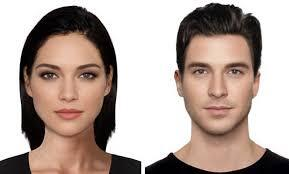
#> input picture 인식부분py파일/image/image.jpg, 289 x 174 px, given in place of the camera
$ python detection_video.py
#> lines starting #> are read from the running program, lines starting #| are printed output that depends on the picture; after the words box and inside, x2 and y2 are one past the last pixel; in counts of white or black regions, pixels touching at a corner belong together
#> further down, frame is the input picture: shape (174, 289, 3); mean B, G, R 156.4, 164.3, 180.9
import numpy as np
import cv2

face_cascade_name = "./harr/haarcascade_frontalface_alt.xml"
eyes_cascade_name = "./harr/haarcascade_eye.xml"


def detectAndDisplay(frame) :
    frame_gray = cv2.cvtColor(frame, cv2.COLOR_BGR2GRAY)
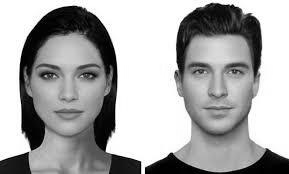
#> frame_gray: shape (174, 289); min 0, max 255, mean 168.4
    frame_gray = cv2.equalizeHist(frame_gray)
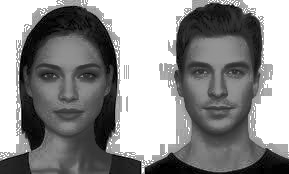
#> frame_gray: shape (174, 289); min 0, max 255, mean 141

    faces = face_cascade.detectMultiScale(frame_gray)
#> faces = [[174, 38, 88, 88], [25, 40, 89, 89]]

    for (x,y,w,h) in faces :
#       center = (x + w//2 , y + h //2 )
        frame = cv2.rectangle(frame, (x,y) , (x+w,y+h),(0,0,255),4)
        faceGOT = frame_gray[y:y+h,x:x+w]
        eyes  = eyes_cascade.detectMultiScale(faceGOT)
        for (x2,y2,w2,h2) in eyes :
            eye_center = (x + x2 + w2//2 , y + y2 + h2//2)
            radius = int(round((w2+h2)*0.25))
            frame = cv2.circle(frame, eye_center,radius,(0,255,0),4)
#> this loop made 2 passes
#> (x, y, w, h, eyes) on passes 1 to 2: (174, 38, 88, 88, [[15, 22, 23, 23], [49, 23, 22, 22]]), (25, 40, 89, 89, [[11, 22, 24, 24], [49, 23, 23, 23]])
#> pass 1, in detectAndDisplay, `frame = cv2.rectangle(frame, (x,y) , (x+w,y+h),(0,0,255),4)`:
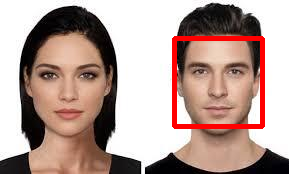
#> frame: shape (174, 289, 3); 3.48% of pixels changed, all inside (x1, y1, x2, y2) = (172, 36, 265, 129)
#> pass 1, in detectAndDisplay, `faceGOT = frame_gray[y:y+h,x:x+w]`:
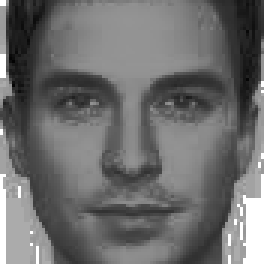
#> faceGOT: shape (88, 88) (shown 3 times larger); min 3, max 255, mean 108.5
#> pass 2, in detectAndDisplay, `frame = cv2.rectangle(frame, (x,y) , (x+w,y+h),(0,0,255),4)`:
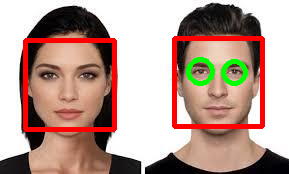
#> frame: shape (174, 289, 3); 4.93% of pixels changed, all inside (x1, y1, x2, y2) = (23, 38, 248, 132)
#> pass 2, in detectAndDisplay, `faceGOT = frame_gray[y:y+h,x:x+w]`:
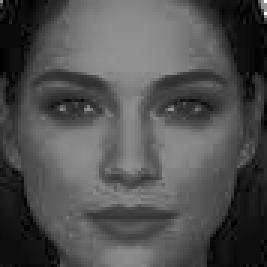
#> faceGOT: shape (89, 89) (shown 3 times larger); min 0, max 255, mean 80.5
#> after the loop:
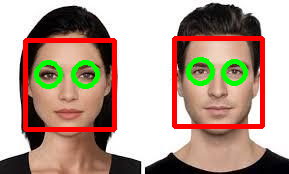
#> frame: shape (174, 289, 3); 1.47% of pixels changed, all inside (x1, y1, x2, y2) = (34, 60, 100, 89)
    cv2.imshow('HAAR face',frame)


face_cascade = cv2.CascadeClassifier()
eyes_cascade = cv2.CascadeClassifier()

#cascade 따오기
if not face_cascade.load(cv2.samples.findFile(face_cascade_name)):
    print("no file  x ")
    exit(0)

if not eyes_cascade.load(cv2.samples.findFile(eyes_cascade_name)):
    print("no file x ")
    exit(0)

cap = cv2.VideoCapture(0)
if not cap.isOpened:
    print("no video")
while True:
    ret, frame = cap.read()
    if frame is None:
        print("no captured frame _ out")
        break
    detectAndDisplay(frame)
    if cv2.waitKey(1) & 0xFF == ord ('q'):
#> (key Esc is pressed here)
        break;

cv2.waitKey(0)
cv2.destroyAllWindows()
